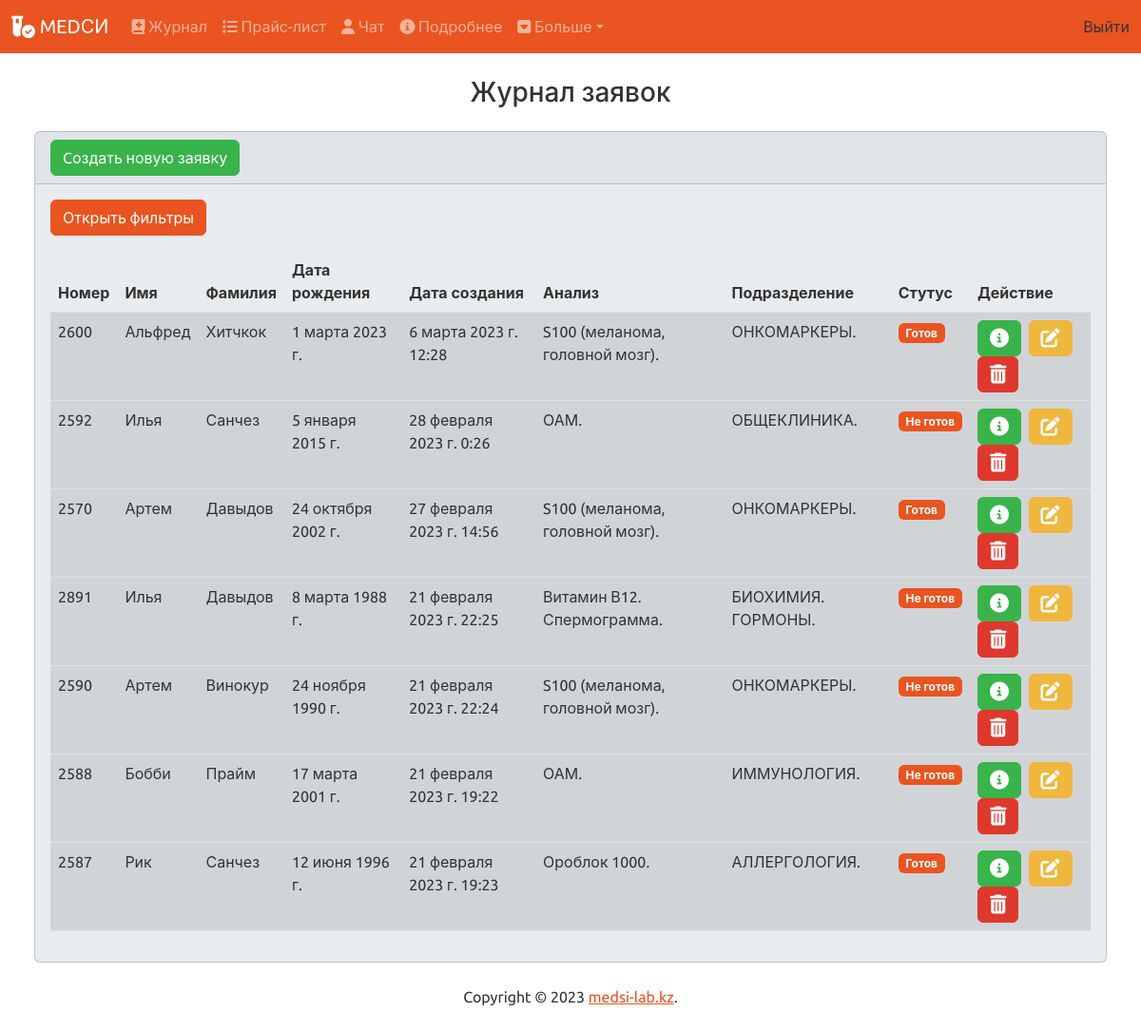
The app's page / (signed in) with its own data.
### lms/models.py (models this page shows, shortened)
class Journal(models.Model):
    number = models.IntegerField(null=True, blank=True, verbose_name='Номер заявки')
    client_name = models.CharField(max_length=255, verbose_name='Имя')
    client_surname = models.CharField(max_length=255, verbose_name='Фамилия')
    client_phone = models.IntegerField(null=True, blank=True, verbose_name='Телефон')
    birth = models.DateField(null=True, blank=True, verbose_name='Дата рождения')
    sex = models.CharField(max_length=10, choices=SEX, null=True, blank=True, verbose_name='Пол')
    analysis_name = models.ManyToManyField(Price, verbose_name='название анализа')
    analysis_cathegory = models.ManyToManyField(Structure, verbose_name='Подразделение')
    date_time = models.DateTimeField(default=timezone.now, null=True, blank=True, verbose_name='Дата создания')
    is_done = models.CharField(max_length=10, choices=STATUS_CHOICE, default='Не готов', verbose_name='Статус')
    description = models.TextField(null=True, blank=True, verbose_name='Результат анализов')
    norma = models.CharField(max_length=255, choices=NORMA, null=True, blank=True, verbose_name='Нормы')
    class Meta:
        verbose_name = 'Журнал заявок'
        verbose_name_plural= 'Журнал заявок'

class Price(models.Model):
    name = models.CharField(max_length=255, verbose_name='Название')
    bio = models.CharField(max_length=255, null=True, blank=True, verbose_name='Анализ')
    day = models.CharField(max_length=255, null=True, blank=True, verbose_name='Срок готовности')
    norma = models.CharField(max_length=255, choices=NORMA, null=True, blank=True, verbose_name='Нормы')
    price = models.IntegerField(null=True, blank=True, verbose_name='Цена')
    def __str__(self):
        return f'{self.name}.'
    class Meta:
        ordering = ['name']
        verbose_name = 'Прайс'
        verbose_name_plural= 'Прайс'

class Structure(models.Model):
    name= models.CharField(max_length=255, null=True, blank=True, verbose_name='Подразделение')
    def __str__(self):
        return f'{self.name}.'
    class Meta:
        ordering = ['name']
        verbose_name = 'Подразделение'
        verbose_name_plural= 'Подразделения'

### lms/views.py (the view)
# urls.py: path('', views.index, name='index'),
@login_required
def index(request):
    journals = Journal.objects.all()
    journals = Journal.objects.order_by('-id')
    filter = JournalFilter(request.GET, queryset=journals)
    journals = filter.qs
    return render(request, 'index.html', {
        'journals': journals,
        'filter': filter,
    })

### lms/templates/index.html (shortened to what this page needs)
{% extends "base.html" %}
{% block body %}
<h3 class='m-4' align="center">Журнал заявок</h3>
<div class="row">
    <div class="col-12">
        {% if journals %}
        <div class="card bg-light me-4 ms-4 mb-4">
          <div class="card-header"><a href="{% url 'add' %}" class="btn btn-success">Cоздать новую заявку</a></div>
            <div class="card-body">
              <button type="button" class="btn btn-primary" data-toggle="modal" data-target="#filterModal">
                Открыть фильтры
              </button>
              <p class="card-text">
                <table class="table table-hover">
                    <thead>
                      <tr>
                        <th scope="col">Номер</th>
                        <th scope="col">Имя</th>
                        <th scope="col">Фамилия</th>
                        <th scope="col">Дата рождения</th>
                        <th scope="col">Дата создания</th>
                        <th scope="col">Анализ</th>
                        <th scope="col">Подразделение</th>
                        <th scope="col">Стутус</th>
                        <th scope="col">Действие</th>
                      </tr>
                    </thead>
                    <tbody>
                        {%for journal in journals %}
                            <tr class="table-active">
                                <td>{{ journal.number }}</td>
                                <td>{{ journal.client_name }}</td>
                                <td>{{ journal.client_surname }}</td>
                                <td>{{ journal.birth }}</td>
                                <td>{{ journal.date_time }}</td>
                                <td>
                                  {% for cat in journal.analysis_name.all %}
                                  {{cat}}
                                  {% endfor %}
                                </td>
                                <td>{% for cat in journal.analysis_cathegory.all %}
                                    {{cat}}
                                    {% endfor %}
                                </td>
                                <td><span class="badge bg-primary">{{ journal.is_done }}</span></td>
                                <td>
                                  <button type="button" class="btn btn-success me-1" href="{% url 'view_journal' journal.id %}" data-bs-toggle="modal" data-bs-target="#myModal{{journal.id}}">
                                    <i class="fa-solid fa-circle-info fa-lg"></i>
                                  </button>
                                  <a class="btn btn-warning me-1" href="{% url 'edit' journal.id %}">
                                    <i class="fa-solid fa-pen-to-square fa-lg"></i>
                                  </a>
                                  <button type="button" class="btn btn-danger" data-bs-toggle="modal" data-bs-target="#delete{{journal.id}}">
                                    <i class="fa-solid fa-trash-can fa-lg"></i>
                                  </button>
                                </td>
                                {% endfor %}
                              </tr>
                    </tbody>
              </p>
            </div>
          </div>
        {% else %}
        <div class="alert alert-dismissible alert-primary">
            <button type="button" class="btn-close" data-bs-dismiss="alert"></button>
            <strong>Ничего не найдено</strong> или <a href="{% url 'index' %}" class="alert-link">сегодня не было заявок</a>
          </div>
        {% endif %}
    </div>
</div>
{% endblock %}

### lms/templates/base.html (shortened to what this page needs)
{% load static %}
<!DOCTYPE html>
<html lang="ru">
    <head>
        <link href="{% static 'css/bootstrap.min.css' %}" rel="stylesheet">
        <link rel="stylesheet" href="https://cdnjs.cloudflare.com/ajax/libs/font-awesome/6.2.1/css/all.min.css" />
    </head>
    <body class="d-flex flex-column min-vh-100">
        <nav class="navbar navbar-expand-lg navbar-dark bg-primary">
            <div class="container-fluid">
              <a class="navbar-brand" href="{% url 'index' %}">
                <i class="fa-solid fa-vial-circle-check fa-lg"></i> MEDСИ</a>
              <div class="collapse navbar-collapse" id="navbarColor01">
                <ul class="navbar-nav me-auto">
                  <li class="nav-item">
                    <a class="nav-link" href="{% url 'index' %}">
                        <i class="fa-solid fa-book-medical"></i> Журнал</a>
                  </li>
                  <li class="nav-item">
                    <a class="nav-link" href="{% url 'price' %}">
                        <i class="fa-solid fa-list"></i> Прайс-лист</a>
                  </li>
                  <li class="nav-item">
                    <a class="nav-link" href="{% url 'home' %}">
                        <i class="fa-solid fa-user"></i> Чат</a>
                  </li>
                  <li class="nav-item">
                    <a class="nav-link" href="{% url 'about' %}">
                        <i class="fa-solid fa-circle-info"></i> Подробнее</a>
                  </li>
                  <li class="nav-item dropdown">
                    <a class="nav-link dropdown-toggle" data-bs-toggle="dropdown" href="#" role="button" aria-haspopup="true" aria-expanded="false">
                        <i class="fa-solid fa-square-caret-down"></i> Больше</a>
                  </li>
                </ul>
                  <form class="nav-item d-flex" >
                  {% if user.is_authenticated %}
                    <a class="nav-link" align="right" href="{% url 'logout' %}">Выйти</a>
                  {% else %}
                    <a class="nav-link" href="{% url 'login' %}">Войти</a>
                  {% endif %}
                  </form>
              </div>
            </div>
        </nav>
        <div class="container-fluid">
          {% block body %}
          {% endblock %}
        </div>
        <footer class="mt-auto mb-4">
          <div class="text-center">
            <span>
              Copyright © <script>document.write(new Date().getFullYear())</script> <a href="http://medsi-lab.kz" data-popup-processed="true">medsi-lab.kz</a>.
            </span>
          </div>
        </footer>
    </body>
</html>

### records on screen
Journal: number "2600", client_name "Альфред", client_surname "Хитчкок", birth "1 марта 2023 г.", date_time "6 марта 2023 г. 12:28", is_done "Готов"
Price: name "S100 (меланома, головной мозг)."
Structure: name "ОНКОМАРКЕРЫ."
Journal: number "2592", client_name "Илья", client_surname "Санчез", birth "5 января 2015 г.", date_time "28 февраля 2023 г. 0:26", is_done "Не готов"
Price: name "ОАМ."
Structure: name "ОБЩЕКЛИНИКА."
Journal: number "2570", client_name "Артем", client_surname "Давыдов", birth "24 октября 2002 г.", date_time "27 февраля 2023 г. 14:56", is_done "Готов"
Journal: number "2891", client_name "Илья", client_surname "Давыдов", birth "8 марта 1988 г.", date_time "21 февраля 2023 г. 22:25", is_done "Не готов"
Price: name "Витамин В12."
Price: name "Спермограмма."
Structure: name "БИОХИМИЯ."
Structure: name "ГОРМОНЫ."
Journal: number "2590", client_name "Артем", client_surname "Винокур", birth "24 ноября 1990 г.", date_time "21 февраля 2023 г. 22:24", is_done "Не готов"
Journal: number "2588", client_name "Бобби", client_surname "Прайм", birth "17 марта 2001 г.", date_time "21 февраля 2023 г. 19:22", is_done "Не готов"
Structure: name "ИММУНОЛОГИЯ."
Journal: number "2587", client_name "Рик", client_surname "Санчез", birth "12 июня 1996 г.", date_time "21 февраля 2023 г. 19:23", is_done "Готов"
Price: name "Ороблок 1000."
Structure: name "АЛЛЕРГОЛОГИЯ."
